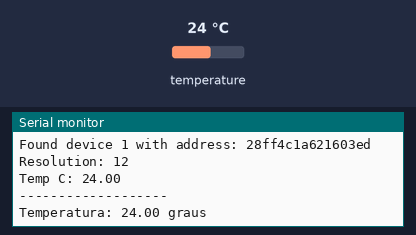
Recording of a sketch running on a simulated ESP8266 (NodeMCU). Shown: the last lines printed to the serial monitor. Inputs (shaded band) come from the test bench; at power-on: temperature 24 °C. WiFi joins after 1.5 s; servers stay silent unless stated.

Above: at 3.5 s.
3.6 s: temperature set to 12 °C
At 3.6 s:
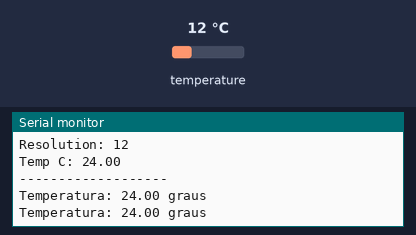
5.1 s: temperature set to 19 °C
At 6.8 s:
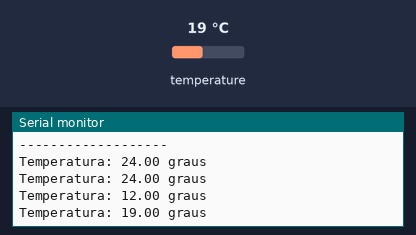
Timing chart, 0 to 8.3 s (numbered marks = the images above; inputs shaded):
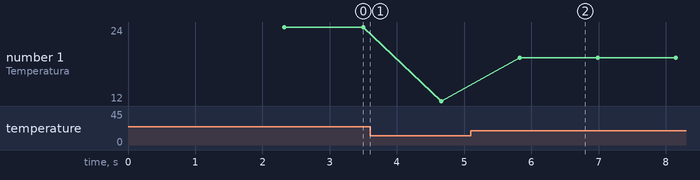

The sketch:

FirebaseDemo_ESP8266.ino
```cpp
// FirebaseDemo_ESP8266 is a sample that demo the different functions
// of the FirebaseArduino API.

#include <ESP8266WiFi.h>
#include <FirebaseArduino.h>
#include <OneWire.h>
#include <DallasTemperature.h>

// Set these to run example.
#define FIREBASE_HOST "esp8266-project-f2fc7-default-rtdb.firebaseio.com"
#define FIREBASE_AUTH "fDE6quibaeUch9MQfoEaNH0Gxvm8zU5DCAWQYiUY"

// ----- Usuário -----
#define WIFI_SSID ""
// ----- Senha -----
#define WIFI_PASSWORD ""

// O fio de dados é conectado no pino digital 2 no Arduino
#define ONE_WIRE_BUS D5
#define ONE_WIRE_MAX_DEV 4 //The maximum number of devices

// Prepara uma instância oneWire para comunicar com qualquer outro dispositivo oneWire
OneWire oneWire(ONE_WIRE_BUS);
// Passa uma referência oneWire para a biblioteca DallasTemperature
DallasTemperature DS18B20(&oneWire);

int numberOfDevices; //Number of temperature devices found
DeviceAddress devAddr[ONE_WIRE_MAX_DEV];  //An array device temperature sensors
float tempDev[ONE_WIRE_MAX_DEV]; //Saving the last measurement of temperature

void setup() {
  Serial.begin(9600);

  // connect to wifi.
  WiFi.begin(WIFI_SSID, WIFI_PASSWORD);
  Serial.print("connecting");
  while (WiFi.status() != WL_CONNECTED) {
    Serial.print(".");
    delay(500);
  }
  Serial.println();
  Serial.print("connected: ");
  Serial.println(WiFi.localIP());

  Firebase.begin(FIREBASE_HOST, FIREBASE_AUTH);

  DS18B20.begin();
  SetupDS18B20();
}

//Convert device id to String
String GetAddressToString(DeviceAddress deviceAddress){
  String str = "";
  for (uint8_t i = 0; i < 8; i++){
    if( deviceAddress[i] < 16 ) str += String(0, HEX);
    str += String(deviceAddress[i], HEX);
  }
  return str;
}

//Setting the temperature sensor
void SetupDS18B20(){
  numberOfDevices = DS18B20.getDeviceCount();
  Serial.print( "Device count: " );
  Serial.println( numberOfDevices );
  Serial.println("");

  DS18B20.requestTemperatures();

  // Loop through each device, print out address
  for(int i=0;i<numberOfDevices; i++){
    // Search the wire for address
    if( DS18B20.getAddress(devAddr[i], i) ){
      Serial.print("Found device ");
      Serial.print(i+1, DEC);
      Serial.print(" with address: " + GetAddressToString(devAddr[i]));
      Serial.println();
    }else{
      Serial.print("Found ghost device at ");
      Serial.print(i, DEC);
      Serial.print(" but could not detect address. Check power and cabling");
    }

    //Get resolution of DS18b20
    Serial.print("Resolution: ");
    Serial.print(DS18B20.getResolution( devAddr[i] ));
    Serial.println();

    //Read temperature from DS18b20
    float tempC = DS18B20.getTempC( devAddr[i] );
    Serial.print("Temp C: ");
    Serial.println(tempC);
    Serial.println();
    Serial.println("-------------------");
    Serial.println();
  }

}

void loop() {
  // set value
  // Escreve a temperatura em Celsius
  for(int i=0;i<numberOfDevices; i++){
    Serial.print("Temperatura: ");
    float tempC = DS18B20.getTempC( devAddr[i] );
    Serial.print(tempC);
    Serial.println(" graus");

    String tempName = "Temp" + String(i+1);

    Firebase.setFloat(tempName, tempC);
    // handle error
    if (Firebase.failed()) {
        Serial.print("setting /number failed:");
        Serial.println(Firebase.error());
        return;
    }
  }
  delay(1000);
}
```

Measured:
- after the input at 5.1 s, the serial monitor: prints a new line after 0.73 s (image 2)
- plotted number 1: 12 → 19 after the input at 5.1 s
